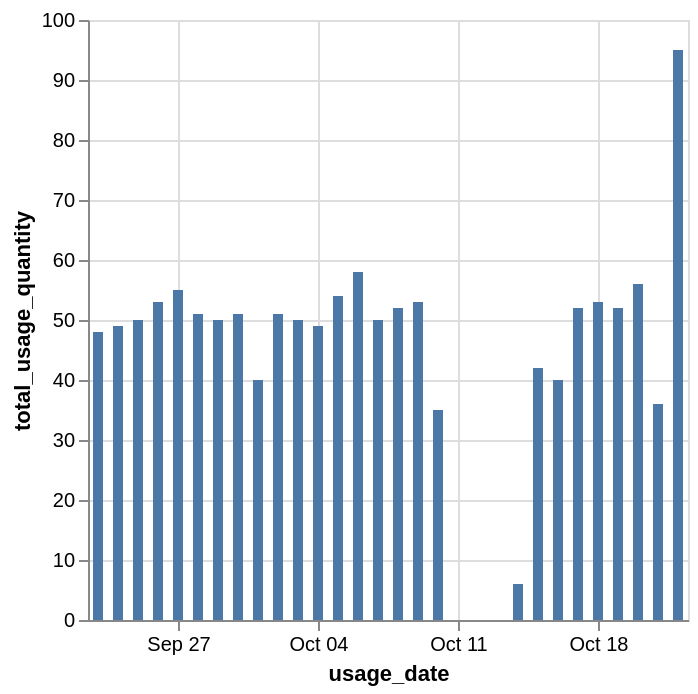

Notebook source saved alongside this figure:
### Code cell
df[cols].group_by("usage_date").agg([
    pl.sum("usage_quantity").round().alias("total_usage_quantity").cast(pl.Int64),
    pl.count("sku_name").alias("total_sku_count")]).plot.bar(x="usage_date", y="total_usage_quantity")

### Figure 1 — Vega-Lite specification as saved in the notebook (floating-point values rounded to 4 significant figures)
{"config": {"view": {"continuousWidth": 300, "continuousHeight": 300}}, "data": {"name": "data-70493e368d2f285024cb7b61a9cdab4f"}, "mark": {"type": "bar", "tooltip": true}, "encoding": {"x": {"field": "usage_date", "type": "temporal"}, "y": {"field": "total_usage_quantity", "type": "quantitative"}}, "params": [{"name": "param_1e9efca18e7a2868", "select": {"type": "interval", "encodings": ["x", "y"]}, "bind": "scales"}], "$schema": "https://vega.github.io/schema/vega-lite/v6.4.1.json", "datasets": {"data-70493e368d2f285024cb7b61a9cdab4f": [{"usage_date": "2026-10-14T00:00:00", "total_usage_quantity": 6, "total_sku_count": 76}, {"usage_date": "2026-10-08T00:00:00", "total_usage_quantity": 52, "total_sku_count": 815}, {"usage_date": "2026-09-26T00:00:00", "total_usage_quantity": 53, "total_sku_count": 824}, {"usage_date": "2026-09-29T00:00:00", "total_usage_quantity": 50, "total_sku_count": 804}, {"usage_date": "2026-10-20T00:00:00", "total_usage_quantity": 56, "total_sku_count": 821}, {"usage_date": "2026-09-23T00:00:00", "total_usage_quantity": 48, "total_sku_count": 815}, {"usage_date": "2026-10-05T00:00:00", "total_usage_quantity": 54, "total_sku_count": 814}, {"usage_date": "2026-10-17T00:00:00", "total_usage_quantity": 52, "total_sku_count": 822}, {"usage_date": "2026-10-02T00:00:00", "total_usage_quantity": 51, "total_sku_count": 813}, {"usage_date": "2026-09-24T00:00:00", "total_usage_quantity": 49, "total_sku_count": 808}, {"usage_date": "2026-09-30T00:00:00", "total_usage_quantity": 51, "total_sku_count": 809}, {"usage_date": "2026-09-27T00:00:00", "total_usage_quantity": 55, "total_sku_count": 820}, {"usage_date": "2026-10-15T00:00:00", "total_usage_quantity": 42, "total_sku_count": 793}, {"usage_date": "2026-10-21T00:00:00", "total_usage_quantity": 36, "total_sku_count": 574}, {"usage_date": "2026-10-06T00:00:00", "total_usage_quantity": 58, "total_sku_count": 815}, {"usage_date": "2026-10-18T00:00:00", "total_usage_quantity": 53, "total_sku_count": 806}, {"usage_date": "2026-10-09T00:00:00", "total_usage_quantity": 53, "total_sku_count": 808}, {"usage_date": "2026-10-03T00:00:00", "total_usage_quantity": 50, "total_sku_count": 788}, {"usage_date": "2026-10-10T00:00:00", "total_usage_quantity": 35, "total_sku_count": 578}, {"usage_date": "2026-10-07T00:00:00", "total_usage_quantity": 50, "total_sku_count": 768}, {"usage_date": "2026-09-28T00:00:00", "total_usage_quantity": 51, "total_sku_count": 806}, {"usage_date": "2026-09-25T00:00:00", "total_usage_quantity": 50, "total_sku_count": 795}, {"usage_date": "2026-10-16T00:00:00", "total_usage_quantity": 40, "total_sku_count": 784}, {"usage_date": "2026-10-01T00:00:00", "total_usage_quantity": 40, "total_sku_count": 613}, {"usage_date": "2026-10-04T00:00:00", "total_usage_quantity": 49, "total_sku_count": 805}, {"usage_date": "2026-10-19T00:00:00", "total_usage_quantity": 52, "total_sku_count": 788}, {"usage_date": "2026-10-22T00:00:00", "total_usage_quantity": 95, "total_sku_count": 854}]}}
